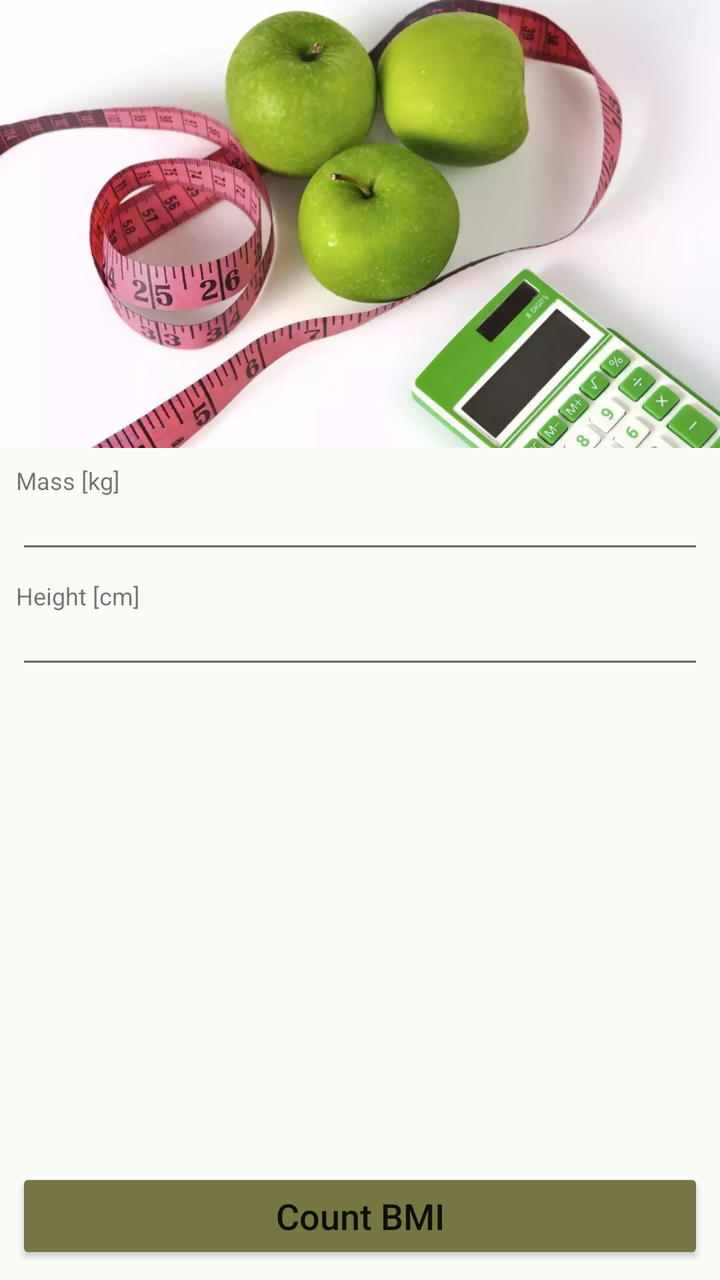
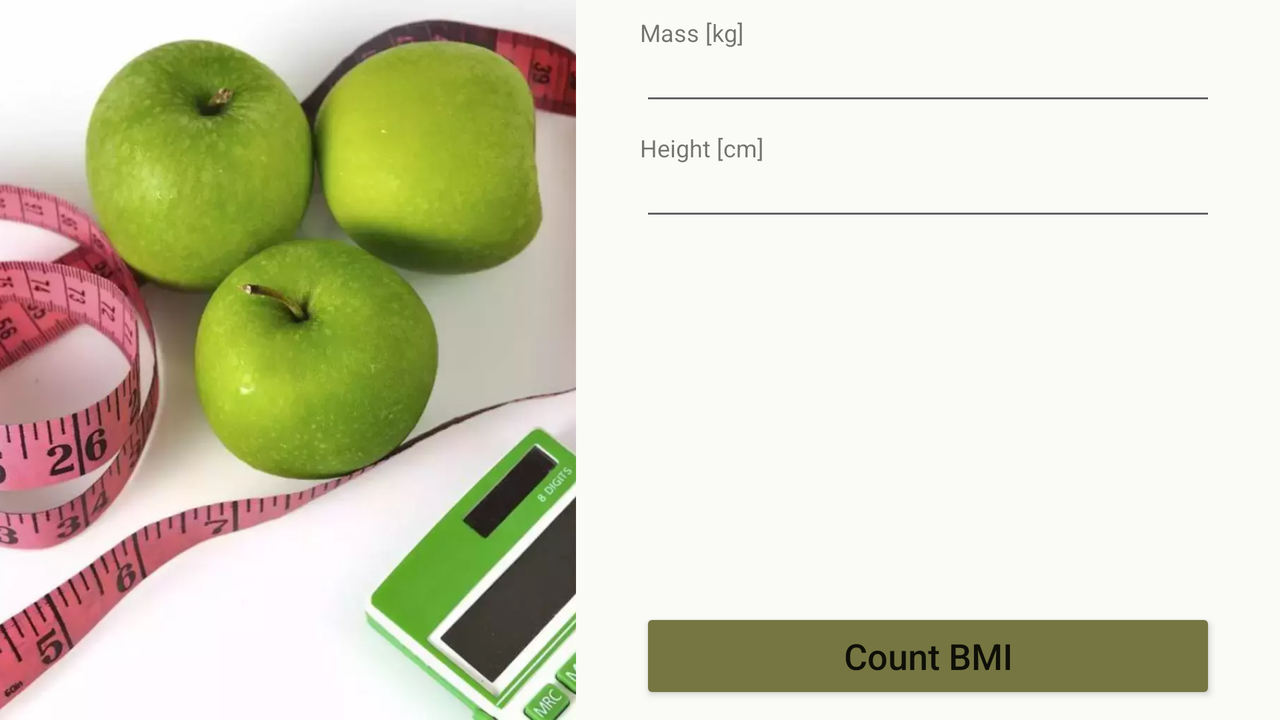

Compare how this app lays out the same screen by default and in its alternative resource folder. The renders come first, then the two layout files and the values they reference.
<!-- AndroidManifest.xml: application theme AppTheme -->
<!-- res/layout/activity_main.xml -->
<?xml version="1.0" encoding="utf-8"?>
<androidx.constraintlayout.widget.ConstraintLayout
        xmlns:android="http://schemas.android.com/apk/res/android"
        xmlns:tools="http://schemas.android.com/tools"
        xmlns:app="http://schemas.android.com/apk/res-auto"
        android:layout_width="match_parent"
        android:layout_height="match_parent"
        android:background="@color/app_background"
        tools:context=".MainActivity">

    <ImageView
            android:layout_width="@dimen/main_width_imageView"
            android:layout_height="@dimen/main_height_imageView"
            android:id="@+id/bmiImageView"
            app:layout_constraintStart_toStartOf="parent"
            app:layout_constraintEnd_toEndOf="parent"
            app:layout_constraintTop_toTopOf="parent"
            android:scaleType="centerCrop"
            app:layout_constraintBottom_toTopOf="@+id/guideline"
            app:layout_constraintVertical_bias="0.3"
            android:adjustViewBounds="false"
            android:cropToPadding="false"
            app:srcCompat="@drawable/bmi"
            tools:srcCompat="@drawable/bmi"/>
    <androidx.constraintlayout.widget.Guideline android:layout_width="wrap_content" android:layout_height="wrap_content"
                                                android:id="@+id/guideline"
                                                android:orientation="horizontal"
                                                app:layout_constraintBottom_toBottomOf="parent"
                                                android:layout_marginBottom="@dimen/main_marginBottom_guideline"
                                                app:layout_constraintTop_toTopOf="parent"
                                                android:layout_marginTop="@dimen/main_marginTop_guideline"
                                                app:layout_constraintStart_toStartOf="parent"
                                                app:layout_constraintEnd_toEndOf="parent"
                                                android:layout_marginEnd="@dimen/main_marginEnd_guideline"
                                                app:layout_constraintGuide_percent="0.35"/>
    <TextView
            android:text="@string/main_tv_mass_kg"
            android:layout_width="wrap_content"
            android:layout_height="wrap_content"
            android:freezesText="true"
            android:id="@+id/massTV"
            app:layout_constraintEnd_toEndOf="parent"
            android:layout_marginEnd="@dimen/main_margin_elements"
            android:layout_marginTop="@dimen/main_margin_elements"
            android:saveEnabled="true"
            app:layout_constraintTop_toBottomOf="@+id/bmiImageView"
            android:textSize="@dimen/main_textSize_textView"
            app:layout_constraintStart_toStartOf="parent"
            app:layout_constraintHorizontal_bias="0.0"
            android:layout_marginStart="@dimen/main_margin_elements"/>
    <EditText
            android:layout_width="@dimen/main_width_elements"
            android:layout_height="wrap_content"
            android:inputType="number"
            android:ems="10"
            android:id="@+id/massET"
            android:saveEnabled="true"
            app:layout_constraintStart_toStartOf="parent"
            app:layout_constraintEnd_toEndOf="parent"
            android:layout_marginStart="@dimen/main_margin_elements"
            android:layout_marginEnd="@dimen/main_margin_elements"
            app:layout_constraintHorizontal_bias="0.0"
            android:maxLength="3"
            android:textSize="@dimen/main_textSize_editText"
            app:layout_constraintTop_toBottomOf="@+id/massTV"/>
    <Button
            android:text="@string/main_btn_count"
            android:layout_width="@dimen/main_width_elements"
            android:layout_height="wrap_content"
            android:id="@+id/countButton"
            app:layout_constraintEnd_toEndOf="parent"
            android:layout_marginEnd="@dimen/main_margin_elements"
            app:layout_constraintStart_toStartOf="parent"
            android:layout_marginStart="@dimen/main_margin_elements"
            android:backgroundTint="@color/colorPrimary"
            android:layout_marginBottom="@dimen/main_margin_elements"
            app:layout_constraintBottom_toBottomOf="parent"
            android:textSize="@dimen/main_textSize_countBTN"
            android:textAlignment="center"
            android:textAllCaps="false"
            android:onClick="onCountBmiClicked"
    />
    <TextView
            android:text="@string/main_tv_height_cm"
            android:layout_width="wrap_content"
            android:layout_height="wrap_content"
            android:freezesText="true"
            android:id="@+id/heightTV"
            app:layout_constraintEnd_toEndOf="parent"
            android:layout_marginEnd="@dimen/main_margin_elements"
            app:layout_constraintStart_toStartOf="parent"
            android:layout_marginStart="@dimen/main_margin_elements"
            app:layout_constraintHorizontal_bias="0.0"
            android:textSize="@dimen/main_textSize_textView"
            android:layout_marginTop="@dimen/main_margin_elements"
            app:layout_constraintTop_toBottomOf="@+id/massET"/>
    <EditText
            android:layout_width="@dimen/main_width_elements"
            android:layout_height="wrap_content"
            android:inputType="number"
            android:ems="10"
            android:id="@+id/heightET"
            app:layout_constraintEnd_toEndOf="parent"
            app:layout_constraintStart_toStartOf="parent"
            android:layout_marginStart="@dimen/main_margin_elements"
            android:layout_marginEnd="@dimen/main_margin_elements"
            app:layout_constraintHorizontal_bias="0.0"
            android:textSize="@dimen/main_textSize_editText"
            android:layout_marginBottom="@dimen/main_marginBottom_heightET"
            app:layout_constraintBottom_toTopOf="@+id/resultBmiTV"
            app:layout_constraintTop_toBottomOf="@+id/heightTV"
            android:maxLength="3"
            app:layout_constraintVertical_bias="0.0"/>
    <TextView
            android:layout_width="wrap_content"
            android:layout_height="wrap_content"
            android:id="@+id/resultBmiTV"
            android:textSize="@dimen/main_textSize_resultBmiTV"
            android:textAlignment="center"
            android:textStyle="bold"
            android:layout_marginEnd="@dimen/main_margin_elements"
            app:layout_constraintEnd_toEndOf="parent"
            android:layout_marginStart="@dimen/main_margin_elements"
            app:layout_constraintStart_toStartOf="parent"
            app:layout_constraintBottom_toTopOf="@+id/categoryTV"
            android:text=""/>
    <TextView
            android:layout_width="wrap_content"
            android:layout_height="wrap_content"
            android:id="@+id/categoryTV"
            android:textSize="@dimen/main_textSize_categoryTV"
            android:layout_marginStart="@dimen/main_margin_elements"
            app:layout_constraintStart_toStartOf="parent"
            app:layout_constraintEnd_toEndOf="parent"
            android:layout_marginEnd="@dimen/main_margin_elements"
            android:textAlignment="center"
            app:layout_constraintBottom_toTopOf="@+id/countButton"
            android:layout_marginBottom="@dimen/main_marginBottom_categoryTV"
            android:text=""
    />
    <ImageButton
            android:layout_width="@dimen/main_width_imageBTN"
            android:layout_height="@dimen/main_height_imageBTN"
            app:srcCompat="@drawable/ic_info_red_300_24dp"
            android:id="@+id/infoBmiBUTTON"
            tools:srcCompat="@drawable/ic_info_red_300_24dp"
            android:scaleType="fitXY"
            android:background="@drawable/round_button"
            android:tint="@null"
            app:layout_constraintStart_toEndOf="@+id/resultBmiTV"
            android:layout_marginStart="@dimen/main_margin_elements"
            android:layout_marginEnd="@dimen/main_margin_elements"
            app:layout_constraintEnd_toEndOf="parent"
            app:layout_constraintHorizontal_bias="0.0"
            android:adjustViewBounds="true"
            android:cropToPadding="false"
            app:layout_constraintBottom_toTopOf="@+id/countButton"
            android:layout_marginBottom="@dimen/main_marginBottom_imageBTN"
            android:visibility="invisible"
            android:onClick="onInfoBmiClicked"/>


</androidx.constraintlayout.widget.ConstraintLayout>
<!-- resources referenced by this layout -->
<resources>
  <color name="app_background">#fafaf6</color>
  <color name="colorPrimary">#767643</color>
  <dimen name="main_height_imageBTN">50dp</dimen>
  <dimen name="main_height_imageView">0dp</dimen>
  <dimen name="main_marginBottom_categoryTV">32dp</dimen>
  <dimen name="main_marginBottom_guideline">504dp</dimen>
  <dimen name="main_marginBottom_heightET">24dp</dimen>
  <dimen name="main_marginBottom_imageBTN">40dp</dimen>
  <dimen name="main_marginEnd_guideline">411dp</dimen>
  <dimen name="main_marginTop_guideline">227dp</dimen>
  <dimen name="main_margin_elements">8dp</dimen>
  <dimen name="main_textSize_categoryTV">14sp</dimen>
  <dimen name="main_textSize_countBTN">18sp</dimen>
  <dimen name="main_textSize_editText">12sp</dimen>
  <dimen name="main_textSize_resultBmiTV">30sp</dimen>
  <dimen name="main_textSize_textView">12sp</dimen>
  <dimen name="main_width_elements">0dp</dimen>
  <dimen name="main_width_imageBTN">50dp</dimen>
  <dimen name="main_width_imageView">0dp</dimen>
  <!-- drawable bmi: webp bitmap (drawable-hdpi, 25084 bytes) -->
  <!-- drawable ic_info_red_300_24dp (drawable) -->
  <?xml version="1.0" encoding="UTF-8" standalone="no"?>
  <vector xmlns:android="http://schemas.android.com/apk/res/android"
          android:height="24dp"
          android:viewportHeight="24.0"
          android:viewportWidth="24.0"
          android:width="24dp">
      <path android:fillColor="@color/colorAccent"
            android:pathData="M12,2C6.48,2 2,6.48 2,12s4.48,10 10,10 10,-4.48 10,-10S17.52,2 12,2zM13,17h-2v-6h2v6zM13,9h-2L11,7h2v2z"/>
  </vector>
  <!-- drawable round_button (drawable) -->
  <?xml version="1.0" encoding="utf-8"?>
  <shape xmlns:android="http://schemas.android.com/apk/res/android"
         android:shape="oval">
      <solid android:color="@null" />
      <stroke android:color="@null" />
      <corners
              android:bottomLeftRadius="2dp"
              android:bottomRightRadius="2dp"
              android:topLeftRadius="2dp"
              android:topRightRadius="2dp" />
  </shape>
  <string name="main_btn_count">Count BMI</string>
  <string name="main_tv_height_cm">Height [cm]</string>
  <string name="main_tv_mass_kg">Mass [kg]</string>
  <style name="AppTheme" parent="Theme.AppCompat.Light.DarkActionBar">
          
          <item name="colorPrimary">@color/colorPrimary</item>
          <item name="colorPrimaryDark">@color/colorPrimaryDark</item>
          <item name="colorAccent">@color/colorAccent</item>
          <item name="android:dropDownListViewStyle">@style/PopupMenuListView</item>
  
          
          <item name="android:itemBackground">@color/app_background</item>
      </style>
  <color name="colorAccent">#906030</color>
  <color name="colorPrimaryDark">#5a5a3a</color>
  <style name="PopupMenuListView" parent="@style/Widget.AppCompat.ListView.DropDown">
          <item name="android:divider">@color/separator_line</item>
          <item name="android:dividerHeight">1dp</item>
      </style>
  <color name="separator_line">#906030</color>
</resources>
<!-- res/layout-land/activity_main.xml (the repository's variant of the layout above) -->
<!-- drawn on the phone turned sideways -->
<?xml version="1.0" encoding="utf-8"?>
<androidx.constraintlayout.widget.ConstraintLayout
        xmlns:android="http://schemas.android.com/apk/res/android"
        xmlns:tools="http://schemas.android.com/tools"
        xmlns:app="http://schemas.android.com/apk/res-auto"
        android:layout_width="match_parent"
        android:layout_height="match_parent"
        android:background="@color/app_background"
        tools:context=".MainActivity">

    <ImageView
            android:layout_width="@dimen/main_width_imageView"
            android:layout_height="@dimen/main_height_imageView"
            android:id="@+id/bmiImageView"
            app:layout_constraintStart_toStartOf="parent"
            android:scaleType="centerCrop"
            android:adjustViewBounds="false"
            android:cropToPadding="false"
            app:srcCompat="@drawable/bmi"
            tools:srcCompat="@drawable/bmi"
            app:layout_constraintEnd_toStartOf="@+id/guideline2"
            app:layout_constraintTop_toTopOf="parent"
            app:layout_constraintBottom_toBottomOf="parent"/>
    <TextView
            android:text="@string/main_tv_mass_kg"
            android:layout_width="wrap_content"
            android:layout_height="wrap_content"
            android:id="@+id/massTV"
            android:freezesText="true"
            app:layout_constraintEnd_toEndOf="parent"
            android:layout_marginEnd="@dimen/mainLand_margin_elements"
            android:textSize="@dimen/main_textSize_textView"
            android:layout_marginStart="@dimen/mainLand_margin_elements"
            app:layout_constraintStart_toStartOf="@+id/guideline2"
            app:layout_constraintHorizontal_bias="0.0"
            android:layout_marginTop="@dimen/mainLand_marginTop"
            app:layout_constraintTop_toTopOf="parent"/>
    <EditText
            android:layout_width="@dimen/main_width_elements"
            android:layout_height="wrap_content"
            android:inputType="number"
            android:ems="10"
            android:id="@+id/massET"
            app:layout_constraintEnd_toEndOf="parent"
            android:layout_marginEnd="@dimen/mainLand_margin_elements"
            android:textSize="@dimen/main_textSize_editText"
            app:layout_constraintTop_toBottomOf="@+id/massTV"
            android:maxLength="3"
            android:layout_marginStart="@dimen/mainLand_margin_elements"
            app:layout_constraintStart_toStartOf="@+id/guideline2"
            android:imeOptions="flagNoExtractUi"/>

    <Button
            android:text="@string/main_btn_count"
            android:layout_width="@dimen/main_width_elements"
            android:layout_height="wrap_content"
            android:id="@+id/countButton"
            app:layout_constraintEnd_toEndOf="parent"
            android:layout_marginEnd="@dimen/mainLand_margin_elements"
            android:backgroundTint="@color/colorPrimary"
            android:layout_marginBottom="@dimen/mainLand_marginBottom"
            app:layout_constraintBottom_toBottomOf="parent"
            android:textSize="@dimen/main_textSize_countBTN"
            android:textAlignment="center"
            android:textAllCaps="false"
            android:onClick="onCountBmiClicked"
            android:layout_marginStart="@dimen/mainLand_margin_elements"
            app:layout_constraintStart_toStartOf="@+id/guideline2"
            app:layout_constraintHorizontal_bias="1.0"/>
    <TextView
            android:text="@string/main_tv_height_cm"
            android:layout_width="wrap_content"
            android:layout_height="wrap_content"
            android:freezesText="true"
            android:id="@+id/heightTV"
            app:layout_constraintEnd_toEndOf="parent"
            android:layout_marginEnd="@dimen/mainLand_margin_elements"
            android:textSize="@dimen/main_textSize_textView"
            android:layout_marginTop="@dimen/mainLand_marginTop_heightTV"
            app:layout_constraintTop_toBottomOf="@+id/massET"
            android:layout_marginStart="@dimen/mainLand_margin_elements"
            app:layout_constraintStart_toStartOf="@+id/guideline2"
            app:layout_constraintHorizontal_bias="0.0"/>
    <EditText
            android:layout_width="@dimen/main_width_elements"
            android:layout_height="wrap_content"
            android:inputType="number"
            android:ems="10"
            android:id="@+id/heightET"
            app:layout_constraintEnd_toEndOf="parent"
            android:layout_marginEnd="@dimen/mainLand_margin_elements"
            android:textSize="@dimen/main_textSize_editText"
            android:layout_marginBottom="@dimen/mainLand_marginBottom_heightET"
            app:layout_constraintBottom_toTopOf="@+id/resultBmiTV"
            app:layout_constraintTop_toBottomOf="@+id/heightTV"
            app:layout_constraintVertical_bias="0.0"
            android:maxLength="3"
            android:layout_marginStart="@dimen/mainLand_margin_elements"
            app:layout_constraintStart_toStartOf="@+id/guideline2"
            android:imeOptions="flagNoExtractUi"/>
    <TextView
            android:layout_width="wrap_content"
            android:layout_height="wrap_content"
            android:id="@+id/resultBmiTV"
            android:textSize="@dimen/main_textSize_resultBmiTV"
            android:textAlignment="center"
            android:textStyle="bold"
            app:layout_constraintBottom_toTopOf="@+id/categoryTV"
            android:text=""
            android:layout_marginStart="@dimen/mainLand_margin_elements"
            app:layout_constraintStart_toStartOf="@+id/guideline2"
            android:layout_marginEnd="@dimen/mainLand_margin_elements"
            app:layout_constraintEnd_toEndOf="parent"
    />
    <TextView
            android:layout_width="wrap_content"
            android:layout_height="wrap_content"
            android:id="@+id/categoryTV"
            android:textSize="@dimen/main_textSize_categoryTV"
            app:layout_constraintEnd_toEndOf="parent"
            android:layout_marginEnd="@dimen/mainLand_margin_elements"
            android:textAlignment="center"
            app:layout_constraintBottom_toTopOf="@+id/countButton"
            android:layout_marginBottom="@dimen/mainLand_marginBottom_categoryTV"
            android:text=""
            android:layout_marginStart="@dimen/mainLand_margin_elements"
            app:layout_constraintStart_toStartOf="@+id/guideline2"/>
    <ImageButton
            android:layout_width="@dimen/main_width_imageBTN"
            android:layout_height="@dimen/main_height_imageBTN"
            app:srcCompat="@drawable/ic_info_red_300_24dp"
            android:id="@+id/infoBmiBUTTON"
            tools:srcCompat="@drawable/ic_info_red_300_24dp"
            android:scaleType="fitXY"
            android:background="@drawable/round_button"
            android:tint="@null"
            android:adjustViewBounds="true"
            android:cropToPadding="false"
            app:layout_constraintEnd_toEndOf="parent"
            app:layout_constraintStart_toEndOf="@+id/resultBmiTV"
            android:layout_marginStart="@dimen/mainLand_marginStart_imageBTN"
            app:layout_constraintHorizontal_bias="0.0"
            android:layout_marginBottom="@dimen/mainLand_marginBottom_imageBTN"
            android:visibility="invisible"
            app:layout_constraintBottom_toBottomOf="@+id/categoryTV"
            android:onClick="onInfoBmiClicked"
    />
    <androidx.constraintlayout.widget.Guideline android:layout_width="wrap_content"
                                                android:layout_height="wrap_content"
                                                android:id="@+id/guideline2"
                                                android:orientation="vertical"
                                                app:layout_constraintGuide_percent="0.45"/>


</androidx.constraintlayout.widget.ConstraintLayout>
<!-- resources referenced by the variant -->
<!-- as the phone turned sideways resolves them -->
<resources>
  <color name="app_background">#fafaf6</color>
  <color name="colorPrimary">#767643</color>
  <dimen name="mainLand_marginBottom">8dp</dimen>
  <dimen name="mainLand_marginBottom_categoryTV">5dp</dimen>
  <dimen name="mainLand_marginBottom_heightET">24dp</dimen>
  <dimen name="mainLand_marginBottom_imageBTN">4dp</dimen>
  <dimen name="mainLand_marginStart_imageBTN">8dp</dimen>
  <dimen name="mainLand_marginTop">8dp</dimen>
  <dimen name="mainLand_marginTop_heightTV">8dp</dimen>
  <dimen name="mainLand_margin_elements">32dp</dimen>
  <dimen name="main_height_imageBTN">50dp</dimen>
  <dimen name="main_height_imageView">0dp</dimen>
  <dimen name="main_textSize_categoryTV">14sp</dimen>
  <dimen name="main_textSize_countBTN">18sp</dimen>
  <dimen name="main_textSize_editText">12sp</dimen>
  <dimen name="main_textSize_resultBmiTV">30sp</dimen>
  <dimen name="main_textSize_textView">12sp</dimen>
  <dimen name="main_width_elements">0dp</dimen>
  <dimen name="main_width_imageBTN">50dp</dimen>
  <dimen name="main_width_imageView">0dp</dimen>
  <!-- drawable bmi: webp bitmap (drawable-hdpi, 25084 bytes) -->
  <!-- drawable ic_info_red_300_24dp (drawable) -->
  <?xml version="1.0" encoding="UTF-8" standalone="no"?>
  <vector xmlns:android="http://schemas.android.com/apk/res/android"
          android:height="24dp"
          android:viewportHeight="24.0"
          android:viewportWidth="24.0"
          android:width="24dp">
      <path android:fillColor="@color/colorAccent"
            android:pathData="M12,2C6.48,2 2,6.48 2,12s4.48,10 10,10 10,-4.48 10,-10S17.52,2 12,2zM13,17h-2v-6h2v6zM13,9h-2L11,7h2v2z"/>
  </vector>
  <!-- drawable round_button (drawable) -->
  <?xml version="1.0" encoding="utf-8"?>
  <shape xmlns:android="http://schemas.android.com/apk/res/android"
         android:shape="oval">
      <solid android:color="@null" />
      <stroke android:color="@null" />
      <corners
              android:bottomLeftRadius="2dp"
              android:bottomRightRadius="2dp"
              android:topLeftRadius="2dp"
              android:topRightRadius="2dp" />
  </shape>
  <string name="main_btn_count">Count BMI</string>
  <string name="main_tv_height_cm">Height [cm]</string>
  <string name="main_tv_mass_kg">Mass [kg]</string>
  <style name="AppTheme" parent="Theme.AppCompat.Light.DarkActionBar">
          
          <item name="colorPrimary">@color/colorPrimary</item>
          <item name="colorPrimaryDark">@color/colorPrimaryDark</item>
          <item name="colorAccent">@color/colorAccent</item>
          <item name="android:dropDownListViewStyle">@style/PopupMenuListView</item>
  
          
          <item name="android:itemBackground">@color/app_background</item>
      </style>
  <color name="colorAccent">#906030</color>
  <color name="colorPrimaryDark">#5a5a3a</color>
  <style name="PopupMenuListView" parent="@style/Widget.AppCompat.ListView.DropDown">
          <item name="android:divider">@color/separator_line</item>
          <item name="android:dividerHeight">1dp</item>
      </style>
  <color name="separator_line">#906030</color>
</resources>
